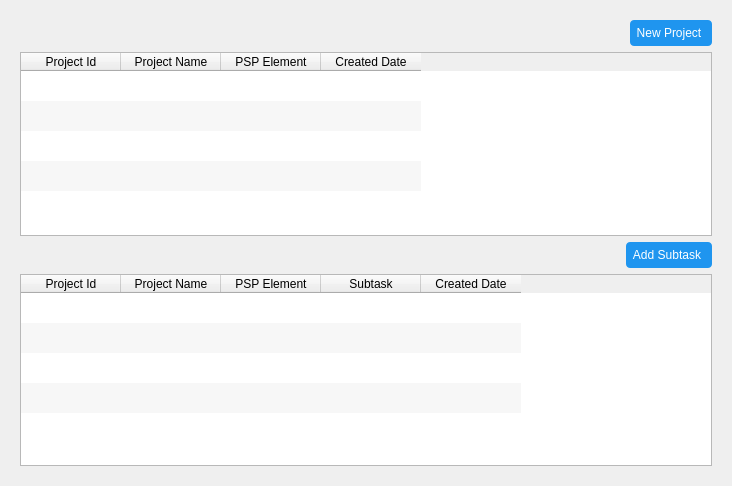
         <widget class="QWidget" name="project_page">
          <layout class="QGridLayout" name="gridLayout_3">
           <item row="0" column="0">
            <widget class="QWidget" name="project_page_widget" native="true">
             <property name="styleSheet">
              <string notr="true"/>
             </property>
             <layout class="QGridLayout" name="gridLayout_2">
              <item row="0" column="0">
               <layout class="QVBoxLayout" name="verticalLayout_7">
                <item>
                 <layout class="QHBoxLayout" name="horizontalLayout_6">
                  <property name="spacing">
                   <number>4</number>
                  </property>
                  <item>
                   <spacer name="horizontalSpacer_4">
                    <property name="orientation">
                     <enum>Qt::Horizontal</enum>
                    </property>
                    <property name="sizeHint" stdset="0">
                     <size>
                      <width>558</width>
                      <height>20</height>
                     </size>
                    </property>
                   </spacer>
                  </item>
                  <item>
                   <widget class="QPushButton" name="project_edit_btn">
                    <property name="minimumSize">
                     <size>
                      <width>20</width>
                      <height>20</height>
                     </size>
                    </property>
                    <property name="maximumSize">
                     <size>
                      <width>20</width>
                      <height>20</height>
                     </size>
                    </property>
                    <property name="cursor">
                     <cursorShape>PointingHandCursor</cursorShape>
                    </property>
                    <property name="styleSheet">
                     <string notr="true">border:none;
</string>
                    </property>
                    <property name="text">
                     <string/>
                    </property>
                    <property name="icon">
                     <iconset resource="resources.qrc">
                      <normaloff>:/icons/edit2.png</normaloff>:/icons/edit2.png</iconset>
                    </property>
                    <property name="iconSize">
                     <size>
                      <width>16</width>
                      <height>16</height>
                     </size>
                    </property>
                    <property name="checkable">
                     <bool>true</bool>
                    </property>
                   </widget>
                  </item>
                  <item>
                   <widget class="QPushButton" name="project_delete_btn">
                    <property name="minimumSize">
                     <size>
                      <width>20</width>
                      <height>20</height>
                     </size>
                    </property>
                    <property name="maximumSize">
                     <size>
                      <width>16</width>
                      <height>40</height>
                     </size>
                    </property>
                    <property name="cursor">
                     <cursorShape>PointingHandCursor</cursorShape>
                    </property>
                    <property name="styleSheet">
                     <string notr="true">border:none;
</string>
                    </property>
                    <property name="text">
                     <string/>
                    </property>
                    <property name="icon">
                     <iconset resource="resources.qrc">
                      <normaloff>:/icons/delete2.png</normaloff>:/icons/delete2.png</iconset>
                    </property>
                    <property name="iconSize">
                     <size>
                      <width>16</width>
                      <height>16</height>
                     </size>
                    </property>
                    <property name="checkable">
                     <bool>true</bool>
                    </property>
                   </widget>
                  </item>
                  <item>
                   <widget class="QPushButton" name="new_project_btn">
                    <property name="cursor">
                     <cursorShape>PointingHandCursor</cursorShape>
                    </property>
                    <property name="styleSheet">
                     <string notr="true">QPushButton{
border:none;
border-radius:4px;
padding:6px;
padding-left-10px;
padding-right:10px;
background-color: rgb(31, 149, 239);
color:white;





}
QPushButton:hover{
background-color:#1668a7;






}</string>
                    </property>
                    <property name="text">
                     <string>New Project</string>
                    </property>
                    <property name="checkable">
                     <bool>true</bool>
                    </property>
                   </widget>
                  </item>
                 </layout>
                </item>
                <item>
                 <widget class="QTableWidget" name="project_table">
                  <property name="sizePolicy">
                   <sizepolicy hsizetype="Expanding" vsizetype="Expanding">
                    <horstretch>0</horstretch>
                    <verstretch>0</verstretch>
                   </sizepolicy>
                  </property>
                  <property name="focusPolicy">
                   <enum>Qt::NoFocus</enum>
                  </property>
                  <property name="frameShadow">
                   <enum>QFrame::Sunken</enum>
                  </property>
                  <property name="lineWidth">
                   <number>-1</number>
                  </property>
                  <property name="verticalScrollBarPolicy">
                   <enum>Qt::ScrollBarAsNeeded</enum>
                  </property>
                  <property name="sizeAdjustPolicy">
                   <enum>QAbstractScrollArea::AdjustToContents</enum>
                  </property>
                  <property name="autoScrollMargin">
                   <number>16</number>
                  </property>
                  <property name="editTriggers">
                   <set>QAbstractItemView::EditKeyPressed</set>
                  </property>
                  <property name="alternatingRowColors">
                   <bool>true</bool>
                  </property>
                  <property name="selectionBehavior">
                   <enum>QAbstractItemView::SelectRows</enum>
                  </property>
                  <property name="textElideMode">
                   <enum>Qt::ElideLeft</enum>
                  </property>
                  <property name="verticalScrollMode">
                   <enum>QAbstractItemView::ScrollPerPixel</enum>
                  </property>
                  <property name="horizontalScrollMode">
                   <enum>QAbstractItemView::ScrollPerPixel</enum>
                  </property>
                  <property name="showGrid">
                   <bool>false</bool>
                  </property>
                  <property name="sortingEnabled">
                   <bool>true</bool>
                  </property>
                  <attribute name="horizontalHeaderVisible">
                   <bool>true</bool>
                  </attribute>
                  <attribute name="horizontalHeaderHighlightSections">
                   <bool>true</bool>
                  </attribute>
                  <attribute name="verticalHeaderVisible">
                   <bool>false</bool>
                  </attribute>
                  <attribute name="verticalHeaderHighlightSections">
                   <bool>true</bool>
                  </attribute>
                  <attribute name="verticalHeaderStretchLastSection">
                   <bool>false</bool>
                  </attribute>
                  <row>
                   <property name="text">
                    <string>New Row</string>
                   </property>
                  </row>
                  <row>
                   <property name="text">
                    <string>New Row</string>
                   </property>
                  </row>
                  <row>
                   <property name="text">
                    <string>New Row</string>
                   </property>
                  </row>
                  <row>
                   <property name="text">
                    <string>New Row</string>
                   </property>
                  </row>
                  <row>
                   <property name="text">
                    <string>New Row</string>
                   </property>
                  </row>
                  <column>
                   <property name="text">
                    <string>Project Id</string>
                   </property>
                  </column>
                  <column>
                   <property name="text">
                    <string>Project Name</string>
                   </property>
                  </column>
                  <column>
                   <property name="text">
                    <string>PSP Element</string>
                   </property>
                  </column>
                  <column>
                   <property name="text">
                    <string>Created Date</string>
                   </property>
                  </column>
                 </widget>
                </item>
               </layout>
              </item>
              <item row="1" column="0">
               <layout class="QVBoxLayout" name="verticalLayout_6">
                <item>
                 <layout class="QHBoxLayout" name="horizontalLayout_5">
                  <property name="spacing">
                   <number>4</number>
                  </property>
                  <item>
                   <spacer name="horizontalSpacer_3">
                    <property name="orientation">
                     <enum>Qt::Horizontal</enum>
                    </property>
                    <property name="sizeHint" stdset="0">
                     <size>
                      <width>558</width>
                      <height>20</height>
                     </size>
                    </property>
                   </spacer>
                  </item>
                  <item>
                   <widget class="QPushButton" name="subtask_edit_btn">
                    <property name="minimumSize">
                     <size>
                      <width>20</width>
                      <height>20</height>
                     </size>
                    </property>
                    <property name="maximumSize">
                     <size>
                      <width>20</width>
                      <height>20</height>
                     </size>
                    </property>
                    <property name="cursor">
                     <cursorShape>PointingHandCursor</cursorShape>
                    </property>
                    <property name="styleSheet">
                     <string notr="true">border:none;</string>
                    </property>
                    <property name="text">
                     <string/>
                    </property>
                    <property name="icon">
                     <iconset resource="resources.qrc">
                      <normaloff>:/icons/edit2.png</normaloff>:/icons/edit2.png</iconset>
                    </property>
                    <property name="checkable">
                     <bool>true</bool>
                    </property>
                   </widget>
                  </item>
                  <item>
                   <widget class="QPushButton" name="subtask_delete_btn">
                    <property name="minimumSize">
                     <size>
                      <width>20</width>
                      <height>20</height>
                     </size>
                    </property>
                    <property name="maximumSize">
                     <size>
                      <width>20</width>
                      <height>20</height>
                     </size>
                    </property>
                    <property name="cursor">
                     <cursorShape>PointingHandCursor</cursorShape>
                    </property>
                    <property name="styleSheet">
                     <string notr="true">border:none</string>
                    </property>
                    <property name="text">
                     <string/>
                    </property>
                    <property name="icon">
                     <iconset resource="resources.qrc">
                      <normaloff>:/icons/delete2.png</normaloff>:/icons/delete2.png</iconset>
                    </property>
                    <property name="checkable">
                     <bool>true</bool>
                    </property>
                   </widget>
                  </item>
                  <item>
                   <widget class="QPushButton" name="add_subtask_btn">
                    <property name="cursor">
                     <cursorShape>PointingHandCursor</cursorShape>
                    </property>
                    <property name="styleSheet">
                     <string notr="true">QPushButton{
border:none;
border-radius:4px;
padding:6px;
padding-left-10px;
padding-right:10px;
background-color: rgb(31, 149, 239);
color:white;





}
QPushButton:hover{
background-color:#1668a7;






}</string>
                    </property>
                    <property name="text">
                     <string>Add Subtask</string>
                    </property>
                    <property name="checkable">
                     <bool>true</bool>
                    </property>
                   </widget>
                  </item>
                 </layout>
                </item>
                <item>
                 <widget class="QTableWidget" name="subtask_table">
                  <property name="frameShadow">
                   <enum>QFrame::Sunken</enum>
                  </property>
                  <property name="editTriggers">
                   <set>QAbstractItemView::NoEditTriggers</set>
                  </property>
                  <property name="alternatingRowColors">
                   <bool>true</bool>
                  </property>
                  <property name="selectionBehavior">
                   <enum>QAbstractItemView::SelectRows</enum>
                  </property>
                  <property name="textElideMode">
                   <enum>Qt::ElideMiddle</enum>
                  </property>
                  <property name="showGrid">
                   <bool>false</bool>
                  </property>
                  <property name="sortingEnabled">
                   <bool>true</bool>
                  </property>
                  <attribute name="verticalHeaderVisible">
                   <bool>false</bool>
                  </attribute>
                  <row>
                   <property name="text">
                    <string>New Row</string>
                   </property>
                  </row>
                  <row>
                   <property name="text">
                    <string>New Row</string>
                   </property>
                  </row>
                  <row>
                   <property name="text">
                    <string>New Row</string>
                   </property>
                  </row>
                  <row>
                   <property name="text">
                    <string>New Row</string>
                   </property>
                  </row>
                  <row>
                   <property name="text">
                    <string>New Row</string>
                   </property>
                  </row>
                  <column>
                   <property name="text">
                    <string>Project Id</string>
                   </property>
                  </column>
                  <column>
                   <property name="text">
                    <string>Project Name</string>
                   </property>
                  </column>
                  <column>
                   <property name="text">
                    <string>PSP Element</string>
                   </property>
                  </column>
                  <column>
                   <property name="text">
                    <string>Subtask</string>
                   </property>
                  </column>
                  <column>
                   <property name="text">
                    <string>Created Date</string>
                   </property>
                  </column>
                 </widget>
                </item>
               </layout>
              </item>
             </layout>
            </widget>
           </item>
          </layout>
         </widget>
